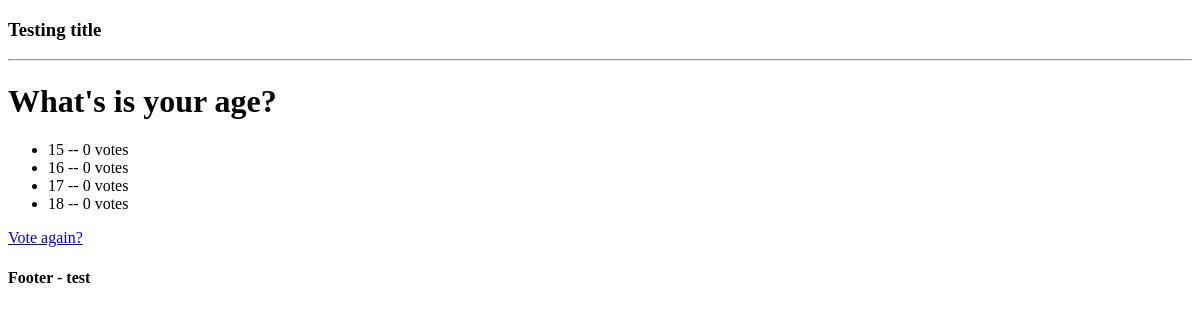
/polls/2/results, run on an earlier commit of the app's database.
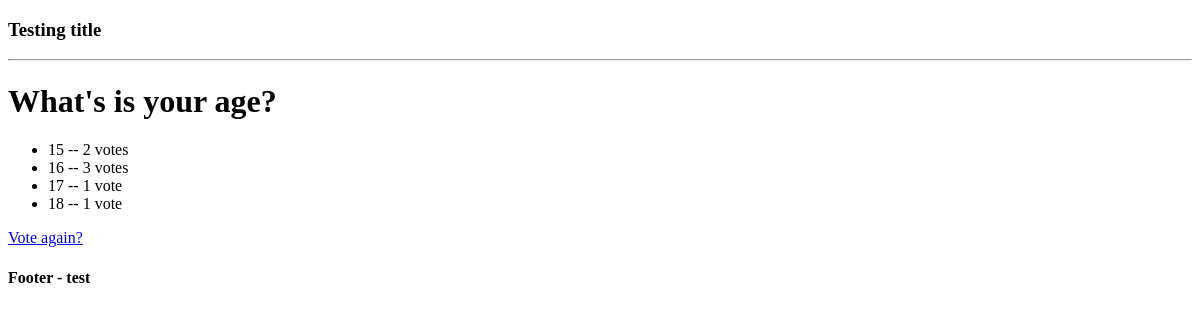
And on a later commit of the database.
### polls/models.py (models this page shows, shortened)
class Question(models.Model):
    question_text = models.CharField(max_length=200)
    pub_date = models.DateTimeField('date published')

class Choice(models.Model):
    choice_text = models.CharField(max_length=200)
    votes = models.IntegerField(default=0)
    question = models.ForeignKey(Question, on_delete=models.CASCADE)

### polls/views.py (the view)
# urls.py: url(r'^(?P<question_id>[0-9]+)/results$', views.results, name="results"),
def results(request, question_id):
    question = get_object_or_404(Question, pk=question_id)
    return render(request, 'polls/results.html', {'question': question})

### polls/templates/polls/results.html
{% extends 'polls/base.html' %}
{% block main_content %}
<h1> {{ question.question_text }} </h1>
<ul>
    {% for choice in question.choice_set.all %}
        <li> {{ choice.choice_text }} -- {{ choice.votes }} vote{{ choice.votes | pluralize}}</li>
    {% endfor %}
</ul>
<a href="{% url 'polls:detail' question.id %}">Vote again?</a>
{% endblock %}

### polls/templates/polls/base.html (shortened to what this page needs)
<!DOCTYPE html>
<html lang="en">
<head>
</head>
<body>
<h3>Testing title</h3>
<hr>
{% block main_content %}
{% endblock %}
{% include 'polls/footer.html' %}
</body>
</html>

### polls/templates/polls/footer.html
<h4>Footer - test </h4>

What changed in the data, as far as the page shows it:
changed Choice (number 1 of 4 on the later page): votes "0" → "2"
changed Choice (number 2 of 4 on the later page): votes "0" → "3"
changed Choice (number 3 of 4 on the later page): votes "0" → "1"; votes|pluralize "s" → (not shown)
changed Choice (number 4 of 4 on the later page): votes "0" → "1"; votes|pluralize "s" → (not shown)
